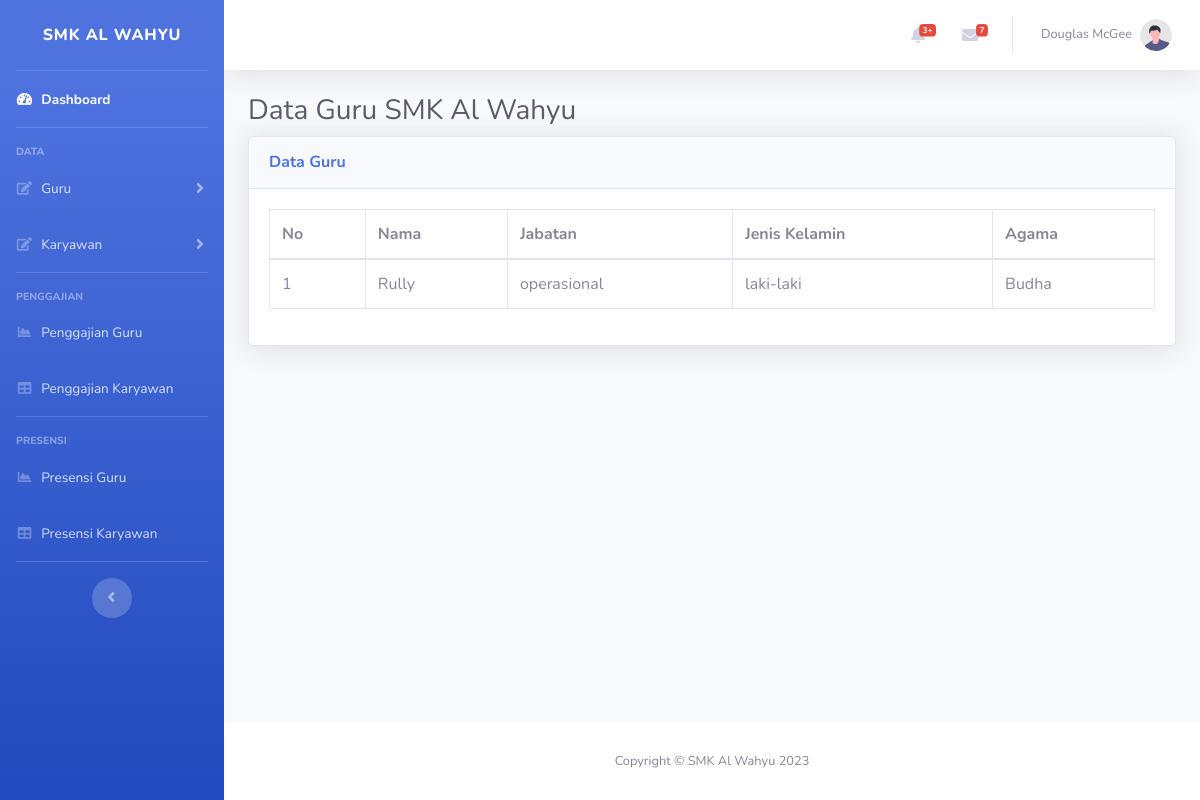
/data-karyawan.php, run on the app's committed database.
### tables this page shows
CREATE TABLE `data_karyawan` (
  `id` int(11) NOT NULL,
  `nama` varchar(100) NOT NULL,
  `jabatan` varchar(20) NOT NULL,
  `jenis_kelamin` varchar(10) NOT NULL,
  `agama` varchar(10) NOT NULL
);

### data-karyawan.php (the view, shortened to what this page needs)
<?php
    include './layouts/head.php' ;
    include './config.php';
?>
<body id="page-top">
    <div id="wrapper">
        <?php include './layouts/sidebar.php' ?>
        <div id="content-wrapper" class="d-flex flex-column">
            <div id="content">
                <nav class="navbar navbar-expand navbar-light bg-white topbar mb-4 static-top shadow">
                    <?php include './layouts/header.php' ?>
                </nav>
                <div class="container-fluid">
                    <h1 class="h3 mb-2 text-gray-800">Data Guru SMK Al Wahyu</h1>
                    <div class="card shadow mb-4">
                        <div class="card-header py-3">
                            <h6 class="m-0 font-weight-bold text-primary">Data Guru</h6>
                        </div>
                        <div class="card-body">
                            <div class="table-responsive">
                                <table class="table table-bordered" id="dataTable" width="100%" cellspacing="0">
                                    <thead>
                                        <tr>
                                            <th>No</th>
                                            <th>Nama</th>
                                            <th>Jabatan</th>
                                            <th>Jenis Kelamin</th>
                                            <th>Agama</th>
                                        </tr>
                                    </thead>
                                    <tbody>
                                    <?php
                                        $no = 1;
                                        $query = "SELECT * FROM data_karyawan ORDER BY nama ";
                                        $sql = mysqli_query($conn, $query);
                                        while ($hasil = mysqli_fetch_array($sql)) {
                                            $nama = $hasil['nama'];
                                            $jabatan = $hasil['jabatan'];
                                            $agama = $hasil['agama'];
                                            $jenis_kelamin = $hasil['jenis_kelamin'];
                                    ?>
                                        <tr>
                                            <td><?php echo $no ?></td>
                                            <td><?php echo $nama ?></td>
                                            <td><?php echo $jabatan ?></td>
                                            <td><?php echo $jenis_kelamin ?></td>
                                            <td><?php echo $agama ?></td>
                                        </tr>
                                    <?php
                                            $no++;
                                        }
                                    ?>
                                    </tbody>
                                </table>
                            </div>
                        </div>
                    </div>
                </div>
            </div>
            <?php include './layouts/footer.php' ?>
        </div>
    </div>
</body>
</html>

### data on the page
data_karyawan: nama "Rully", jabatan "operasional", jenis_kelamin "laki-laki", agama "Budha"
